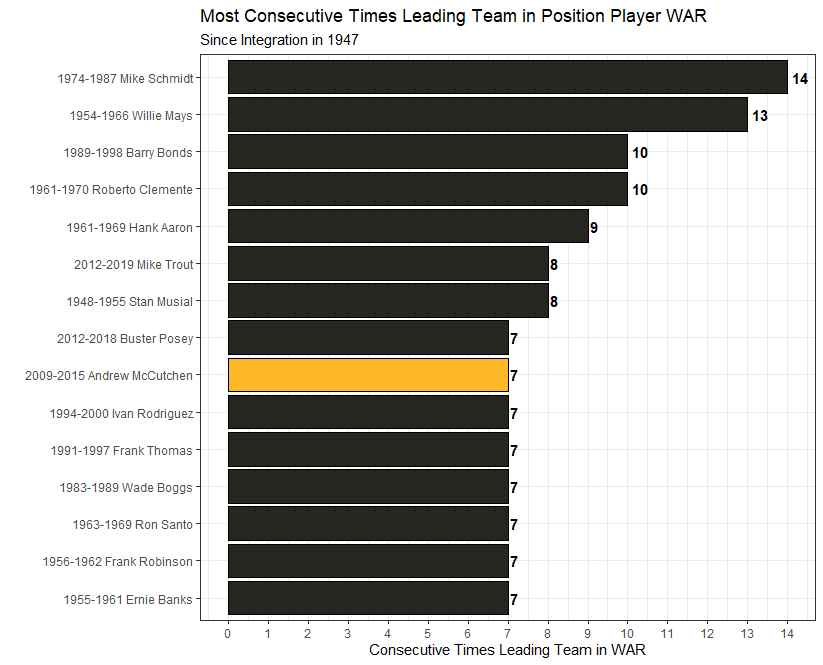

Source code (R):
#Set working directory

setwd("C:/Users/daily/Desktop/Repositories/MiscVisuals/Bar Charts")

#Load necessary libraries

library(tidyverse)
library(ggplot2)
library(weights)
theme_set(theme_bw())
library(Lahman)
library(sqldf)

#Import data

cutch_data <- read.csv("C:/Users/daily/Desktop/Repositories/MiscVisuals/Bar Charts/Andrew McCutchen WAR.csv")


WAR_Leaders <- cutch_data %>%
  arrange(-Season, Team, -WAR) %>%
  group_by(Season, Team) %>%
  mutate(Rank = dense_rank(-WAR)) %>%
  group_by(playerid) %>%
  mutate(Season_number = dense_rank(-Season)) %>%
  filter(Rank == 1) %>%
  mutate(StreakID = Season_number - dense_rank(-Season))

chart_data <- sqldf('SELECT MIN(Season) AS MIN,
      MAX(Season) AS MAX,
      COUNT(StreakID) AS Times,
      Name
      FROM WAR_Leaders
      GROUP BY playerID, streakID
      HAVING COUNT(StreakID) >= 7
      AND MIN(Season) >= 1947
      ORDER BY Times DESC,
      MIN DESC')

#Creating a highlight for Andrew McCutchen

chart_data <- chart_data %>%
  mutate(Highlight = ifelse(Name == "Andrew McCutchen", "yes", "no"))

#Combine season and player columns

chart_data <- chart_data %>%
  mutate(Range = paste(chart_data$MIN, chart_data$MAX, sep = "-")) %>%
  mutate(Label = paste(Range, Name, sep = ' '))

#Create visual

chart_data %>%
  ggplot(aes(x = reorder(Label, Times), y = Times, fill = Highlight)) +
  geom_bar(stat = "identity", color = "black") +
  geom_text(aes(label = Times), fontface = "bold", hjust = -0.3) +
  coord_flip() + 
  scale_y_continuous(breaks = seq(0, 15, 1)) +
  scale_fill_manual(values = c("yes" = "#FDB827", "no" = "#27251F")) +
  theme(legend.position = "none") +
  labs(title = "Most Consecutive Times Leading Team in Position Player WAR",
       subtitle = "Since Integration in 1947",
       x = "",
       y = "Consecutive Times Leading Team in WAR")
